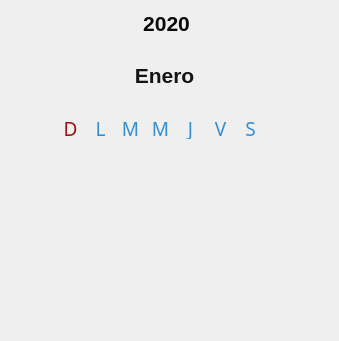
<?xml version="1.0" encoding="UTF-8"?>
<ui version="4.0">
 <class>DateTimeWidget</class>
 <widget class="QWidget" name="DateTimeWidget">
  <property name="geometry">
   <rect>
    <x>0</x>
    <y>0</y>
    <width>339</width>
    <height>341</height>
   </rect>
  </property>
  <property name="windowTitle">
   <string>Form</string>
  </property>
  <property name="styleSheet">
   <string notr="true"/>
  </property>
  <widget class="QLabel" name="l_year">
   <property name="geometry">
    <rect>
     <x>136</x>
     <y>5</y>
     <width>61</width>
     <height>36</height>
    </rect>
   </property>
   <property name="font">
    <font>
     <family>Segoe UI</family>
     <pointsize>16</pointsize>
     <weight>75</weight>
     <bold>true</bold>
    </font>
   </property>
   <property name="styleSheet">
    <string notr="true">color: rgb(10, 10, 10);</string>
   </property>
   <property name="text">
    <string>2020</string>
   </property>
   <property name="alignment">
    <set>Qt::AlignCenter</set>
   </property>
  </widget>
  <widget class="QLabel" name="l_hour">
   <property name="geometry">
    <rect>
     <x>70</x>
     <y>370</y>
     <width>56</width>
     <height>33</height>
    </rect>
   </property>
   <property name="font">
    <font>
     <family>Dosis</family>
     <pointsize>14</pointsize>
    </font>
   </property>
   <property name="styleSheet">
    <string notr="true">color: rgb(20, 20, 20);</string>
   </property>
   <property name="text">
    <string>9</string>
   </property>
   <property name="alignment">
    <set>Qt::AlignCenter</set>
   </property>
  </widget>
  <widget class="MyLabelAnimated" name="l_up_month">
   <property name="geometry">
    <rect>
     <x>230</x>
     <y>61</y>
     <width>30</width>
     <height>30</height>
    </rect>
   </property>
   <property name="maximumSize">
    <size>
     <width>51</width>
     <height>53</height>
    </size>
   </property>
   <property name="text">
    <string/>
   </property>
   <property name="pixmap">
    <pixmap resource="assets.qrc">:/icons/flecha_der.png</pixmap>
   </property>
   <property name="scaledContents">
    <bool>true</bool>
   </property>
  </widget>
  <widget class="QWidget" name="layoutWidget_5">
   <property name="geometry">
    <rect>
     <x>120</x>
     <y>350</y>
     <width>55</width>
     <height>74</height>
    </rect>
   </property>
   <layout class="QVBoxLayout" name="verticalLayout">
    <item>
     <widget class="MyLabelAnimated" name="l_up_hour">
      <property name="text">
       <string/>
      </property>
      <property name="pixmap">
       <pixmap resource="assets.qrc">:/icons/up_off.png</pixmap>
      </property>
      <property name="scaledContents">
       <bool>true</bool>
      </property>
     </widget>
    </item>
    <item>
     <widget class="MyLabelAnimated" name="l_down_hour">
      <property name="text">
       <string/>
      </property>
      <property name="pixmap">
       <pixmap resource="assets.qrc">:/icons/down_off.png</pixmap>
      </property>
      <property name="scaledContents">
       <bool>true</bool>
      </property>
     </widget>
    </item>
   </layout>
  </widget>
  <widget class="QLabel" name="label_11">
   <property name="geometry">
    <rect>
     <x>150</x>
     <y>118</y>
     <width>21</width>
     <height>21</height>
    </rect>
   </property>
   <property name="font">
    <font>
     <family>Dosis</family>
     <pointsize>14</pointsize>
    </font>
   </property>
   <property name="styleSheet">
    <string notr="true">color: rgb(54, 141, 206);</string>
   </property>
   <property name="text">
    <string>M</string>
   </property>
   <property name="alignment">
    <set>Qt::AlignCenter</set>
   </property>
  </widget>
  <widget class="MyLabelAnimated" name="l_up_year">
   <property name="geometry">
    <rect>
     <x>192</x>
     <y>10</y>
     <width>35</width>
     <height>30</height>
    </rect>
   </property>
   <property name="text">
    <string/>
   </property>
   <property name="pixmap">
    <pixmap resource="assets.qrc">:/icons/flecha_der.png</pixmap>
   </property>
   <property name="scaledContents">
    <bool>true</bool>
   </property>
  </widget>
  <widget class="QLabel" name="label_13">
   <property name="geometry">
    <rect>
     <x>210</x>
     <y>118</y>
     <width>21</width>
     <height>21</height>
    </rect>
   </property>
   <property name="font">
    <font>
     <family>Dosis</family>
     <pointsize>14</pointsize>
    </font>
   </property>
   <property name="styleSheet">
    <string notr="true">color: rgb(54, 141, 206);</string>
   </property>
   <property name="text">
    <string>V</string>
   </property>
   <property name="alignment">
    <set>Qt::AlignCenter</set>
   </property>
  </widget>
  <widget class="QLabel" name="label_10">
   <property name="geometry">
    <rect>
     <x>120</x>
     <y>118</y>
     <width>21</width>
     <height>21</height>
    </rect>
   </property>
   <property name="font">
    <font>
     <family>Dosis</family>
     <pointsize>14</pointsize>
    </font>
   </property>
   <property name="styleSheet">
    <string notr="true">color: rgb(54, 141, 206);</string>
   </property>
   <property name="text">
    <string>M</string>
   </property>
   <property name="alignment">
    <set>Qt::AlignCenter</set>
   </property>
  </widget>
  <widget class="QLabel" name="label">
   <property name="geometry">
    <rect>
     <x>70</x>
     <y>340</y>
     <width>56</width>
     <height>31</height>
    </rect>
   </property>
   <property name="font">
    <font>
     <family>Dosis</family>
     <pointsize>14</pointsize>
    </font>
   </property>
   <property name="styleSheet">
    <string notr="true">color: rgb(20, 20, 20);</string>
   </property>
   <property name="text">
    <string>Horas</string>
   </property>
   <property name="alignment">
    <set>Qt::AlignCenter</set>
   </property>
  </widget>
  <widget class="QLabel" name="label_14">
   <property name="geometry">
    <rect>
     <x>240</x>
     <y>118</y>
     <width>21</width>
     <height>21</height>
    </rect>
   </property>
   <property name="font">
    <font>
     <family>Dosis</family>
     <pointsize>14</pointsize>
    </font>
   </property>
   <property name="styleSheet">
    <string notr="true">color: rgb(54, 141, 206);</string>
   </property>
   <property name="text">
    <string>S</string>
   </property>
   <property name="alignment">
    <set>Qt::AlignCenter</set>
   </property>
  </widget>
  <widget class="QLabel" name="label_8">
   <property name="geometry">
    <rect>
     <x>60</x>
     <y>118</y>
     <width>21</width>
     <height>21</height>
    </rect>
   </property>
   <property name="font">
    <font>
     <family>Dosis</family>
     <pointsize>14</pointsize>
    </font>
   </property>
   <property name="styleSheet">
    <string notr="true">color: rgb(150, 20, 20);</string>
   </property>
   <property name="text">
    <string>D</string>
   </property>
   <property name="alignment">
    <set>Qt::AlignCenter</set>
   </property>
  </widget>
  <widget class="QLabel" name="label_12">
   <property name="geometry">
    <rect>
     <x>180</x>
     <y>118</y>
     <width>21</width>
     <height>21</height>
    </rect>
   </property>
   <property name="font">
    <font>
     <family>Dosis</family>
     <pointsize>14</pointsize>
    </font>
   </property>
   <property name="styleSheet">
    <string notr="true">color: rgb(54, 141, 206);</string>
   </property>
   <property name="text">
    <string>J</string>
   </property>
   <property name="alignment">
    <set>Qt::AlignCenter</set>
   </property>
  </widget>
  <widget class="QLabel" name="label_2">
   <property name="geometry">
    <rect>
     <x>180</x>
     <y>340</y>
     <width>75</width>
     <height>31</height>
    </rect>
   </property>
   <property name="font">
    <font>
     <family>Dosis</family>
     <pointsize>14</pointsize>
    </font>
   </property>
   <property name="styleSheet">
    <string notr="true">color: rgb(20, 20, 20);</string>
   </property>
   <property name="text">
    <string>Minutos</string>
   </property>
   <property name="alignment">
    <set>Qt::AlignCenter</set>
   </property>
  </widget>
  <widget class="QWidget" name="layoutWidget_4">
   <property name="geometry">
    <rect>
     <x>240</x>
     <y>370</y>
     <width>53</width>
     <height>74</height>
    </rect>
   </property>
   <layout class="QVBoxLayout" name="verticalLayout_2">
    <item>
     <widget class="MyLabelAnimated" name="l_up_minutes">
      <property name="text">
       <string/>
      </property>
      <property name="pixmap">
       <pixmap resource="assets.qrc">:/icons/up_off.png</pixmap>
      </property>
      <property name="scaledContents">
       <bool>true</bool>
      </property>
     </widget>
    </item>
    <item>
     <widget class="MyLabelAnimated" name="l_down_minutes">
      <property name="text">
       <string/>
      </property>
      <property name="pixmap">
       <pixmap resource="assets.qrc">:/icons/down_off.png</pixmap>
      </property>
      <property name="scaledContents">
       <bool>true</bool>
      </property>
     </widget>
    </item>
   </layout>
  </widget>
  <widget class="MyLabelAnimated" name="pb_ok">
   <property name="geometry">
    <rect>
     <x>328</x>
     <y>440</y>
     <width>41</width>
     <height>41</height>
    </rect>
   </property>
   <property name="font">
    <font>
     <family>Dosis</family>
     <pointsize>14</pointsize>
     <weight>75</weight>
     <bold>true</bold>
    </font>
   </property>
   <property name="styleSheet">
    <string notr="true">color: rgb(84, 84, 84);</string>
   </property>
   <property name="text">
    <string/>
   </property>
   <property name="pixmap">
    <pixmap resource="assets.qrc">:/icons/check.png</pixmap>
   </property>
   <property name="scaledContents">
    <bool>true</bool>
   </property>
   <property name="alignment">
    <set>Qt::AlignCenter</set>
   </property>
  </widget>
  <widget class="QLabel" name="l_month">
   <property name="geometry">
    <rect>
     <x>99</x>
     <y>60</y>
     <width>131</width>
     <height>31</height>
    </rect>
   </property>
   <property name="font">
    <font>
     <family>Segoe UI</family>
     <pointsize>16</pointsize>
     <weight>75</weight>
     <bold>true</bold>
    </font>
   </property>
   <property name="styleSheet">
    <string notr="true">color: rgb(20, 20, 20);</string>
   </property>
   <property name="text">
    <string>Enero</string>
   </property>
   <property name="alignment">
    <set>Qt::AlignCenter</set>
   </property>
  </widget>
  <widget class="MyLabelAnimated" name="l_down_month">
   <property name="geometry">
    <rect>
     <x>70</x>
     <y>60</y>
     <width>30</width>
     <height>30</height>
    </rect>
   </property>
   <property name="maximumSize">
    <size>
     <width>51</width>
     <height>53</height>
    </size>
   </property>
   <property name="text">
    <string/>
   </property>
   <property name="pixmap">
    <pixmap resource="assets.qrc">:/icons/flecha_izq.png</pixmap>
   </property>
   <property name="scaledContents">
    <bool>true</bool>
   </property>
  </widget>
  <widget class="QLabel" name="label_9">
   <property name="geometry">
    <rect>
     <x>90</x>
     <y>118</y>
     <width>21</width>
     <height>21</height>
    </rect>
   </property>
   <property name="font">
    <font>
     <family>Dosis</family>
     <pointsize>14</pointsize>
    </font>
   </property>
   <property name="styleSheet">
    <string notr="true">color: rgb(54, 141, 206);</string>
   </property>
   <property name="text">
    <string>L</string>
   </property>
   <property name="alignment">
    <set>Qt::AlignCenter</set>
   </property>
  </widget>
  <widget class="MyLabelAnimated" name="l_down_year">
   <property name="geometry">
    <rect>
     <x>102</x>
     <y>10</y>
     <width>35</width>
     <height>30</height>
    </rect>
   </property>
   <property name="text">
    <string/>
   </property>
   <property name="pixmap">
    <pixmap resource="assets.qrc">:/icons/flecha_izq.png</pixmap>
   </property>
   <property name="scaledContents">
    <bool>true</bool>
   </property>
  </widget>
  <widget class="MyLabelAnimated" name="l_am_pm">
   <property name="geometry">
    <rect>
     <x>310</x>
     <y>370</y>
     <width>24</width>
     <height>25</height>
    </rect>
   </property>
   <property name="font">
    <font>
     <family>Dosis</family>
     <pointsize>14</pointsize>
    </font>
   </property>
   <property name="styleSheet">
    <string notr="true">color: rgb(20, 20, 20);</string>
   </property>
   <property name="text">
    <string>am</string>
   </property>
   <property name="scaledContents">
    <bool>true</bool>
   </property>
   <property name="alignment">
    <set>Qt::AlignCenter</set>
   </property>
  </widget>
  <widget class="QWidget" name="widget_days" native="true">
   <property name="geometry">
    <rect>
     <x>30</x>
     <y>150</y>
     <width>271</width>
     <height>181</height>
    </rect>
   </property>
   <property name="font">
    <font>
     <family>Segoe UI</family>
    </font>
   </property>
  </widget>
  <widget class="QLabel" name="l_minutes">
   <property name="geometry">
    <rect>
     <x>180</x>
     <y>370</y>
     <width>75</width>
     <height>31</height>
    </rect>
   </property>
   <property name="font">
    <font>
     <family>Dosis</family>
     <pointsize>14</pointsize>
    </font>
   </property>
   <property name="styleSheet">
    <string notr="true">color: rgb(20, 20, 20);</string>
   </property>
   <property name="text">
    <string>05</string>
   </property>
   <property name="alignment">
    <set>Qt::AlignCenter</set>
   </property>
  </widget>
  <zorder>l_month</zorder>
  <zorder>l_year</zorder>
  <zorder>l_hour</zorder>
  <zorder>l_up_month</zorder>
  <zorder>layoutWidget_5</zorder>
  <zorder>label_11</zorder>
  <zorder>l_up_year</zorder>
  <zorder>label_13</zorder>
  <zorder>label_10</zorder>
  <zorder>label</zorder>
  <zorder>label_14</zorder>
  <zorder>label_8</zorder>
  <zorder>label_12</zorder>
  <zorder>label_2</zorder>
  <zorder>layoutWidget_4</zorder>
  <zorder>pb_ok</zorder>
  <zorder>l_down_month</zorder>
  <zorder>label_9</zorder>
  <zorder>l_down_year</zorder>
  <zorder>l_am_pm</zorder>
  <zorder>widget_days</zorder>
  <zorder>l_minutes</zorder>
 </widget>
 <customwidgets>
  <customwidget>
   <class>MyLabelAnimated</class>
   <extends>QLabel</extends>
   <header location="global">mylabelanimated.h</header>
  </customwidget>
 </customwidgets>
 <resources>
  <include location="assets.qrc"/>
 </resources>
 <connections/>
</ui>
